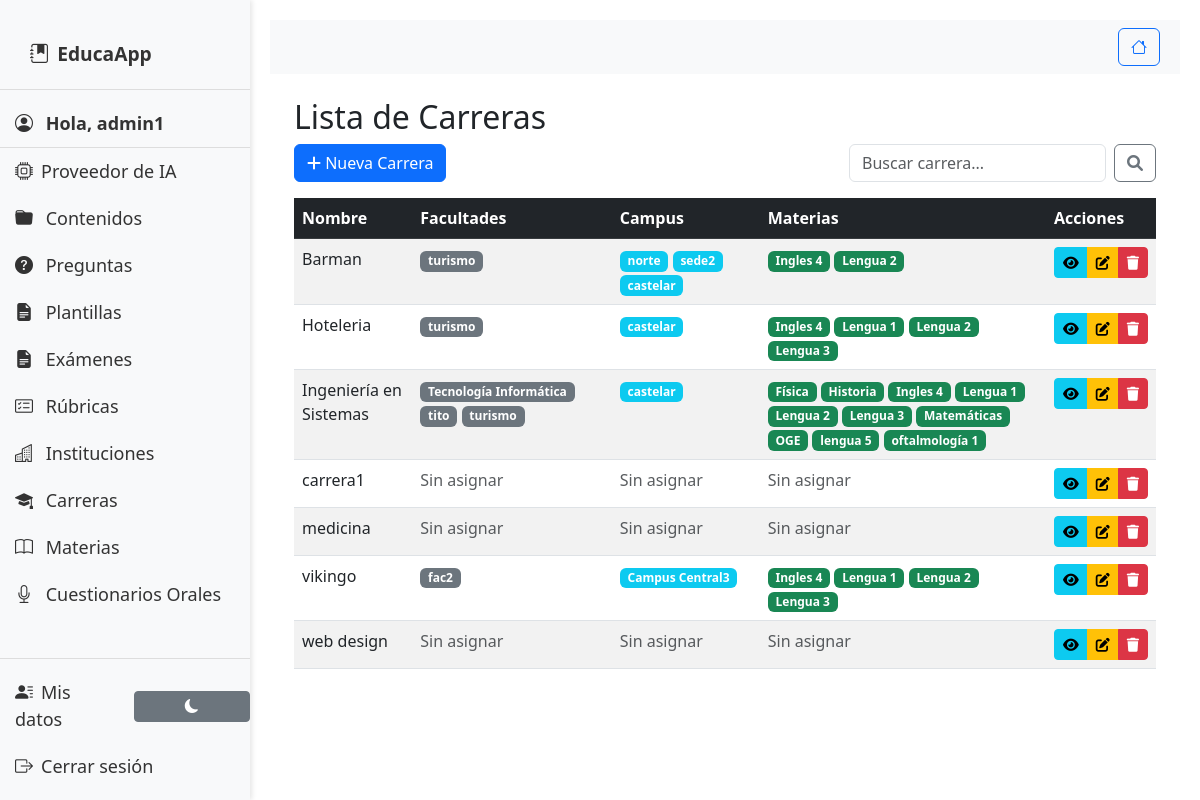
Before: /careers/ (signed in) with the older database file.
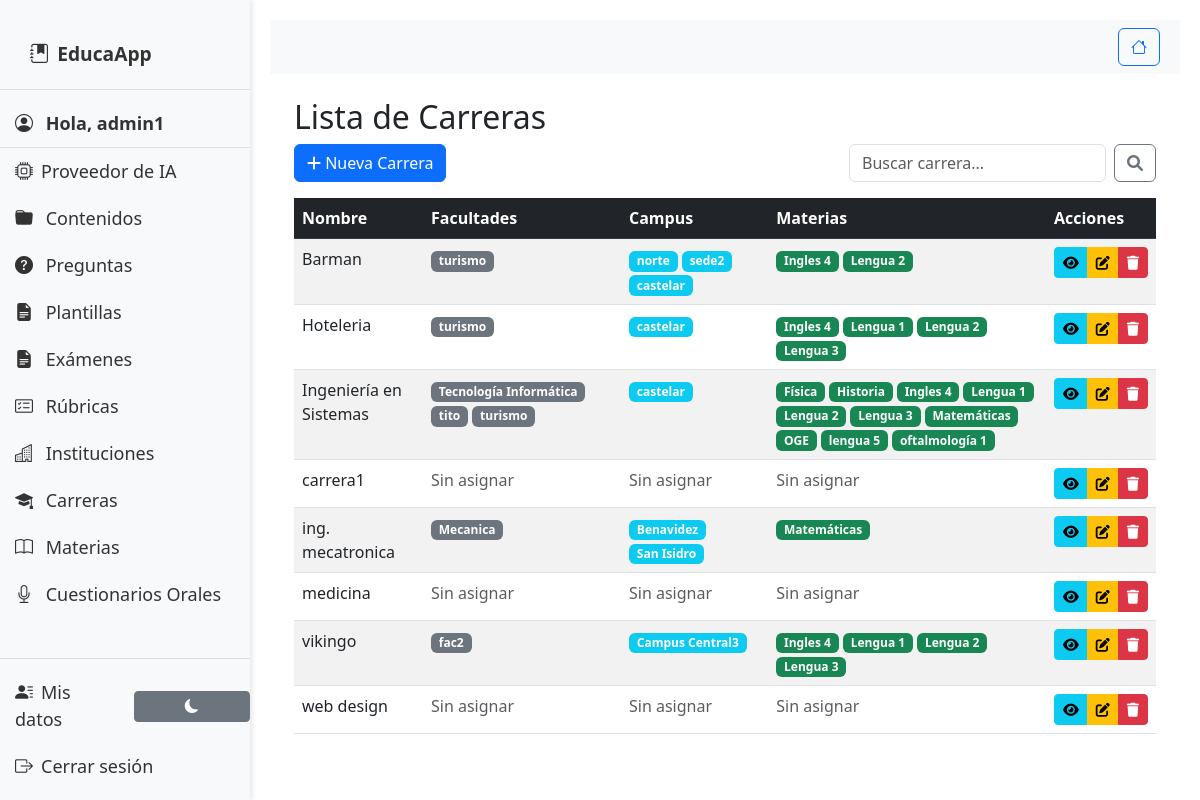
After: the same page with the newer database file.
### material/models.py (models this page shows, shortened)
class Career(models.Model):
    name = models.CharField(
        max_length=255,
        verbose_name="Nombre de la Carrera",
        unique=True,
        help_text="Nombre completo de la carrera"
    )
    faculties = models.ManyToManyField(
        FacultyV2,
        blank=True,
        verbose_name="Facultades",
        related_name="career_faculties"  # related_name único
    )
    subjects = models.ManyToManyField(
        Subject,
        blank=True,
        verbose_name="Materias",
        related_name="career_subjects"  # related_name único
    )
    campus = models.ManyToManyField(
        CampusV2,
        blank=True,
        verbose_name="Campus",
        related_name="career_campuses"  # related_name único
    )
    created_at = models.DateTimeField(
        auto_now_add=True,
        verbose_name="Fecha de creación"
    )
    updated_at = models.DateTimeField(
        auto_now=True,
        verbose_name="Última actualización"
    )
    class Meta:
        verbose_name = "Carrera"
        verbose_name_plural = "Carreras"
        ordering = ['name']
        indexes = [
            models.Index(fields=['name']),
        ]

class FacultyV2(models.Model):
    institution = models.ForeignKey(
        InstitutionV2,
        on_delete=models.CASCADE,
        related_name='facultyv2_set',
        verbose_name="Institución"
    )
    name = models.CharField(
        max_length=255,
        verbose_name="Nombre de la Facultad",
        help_text="Nombre de la facultad"
    )
    is_active = models.BooleanField(
        default=True,
        verbose_name="Activa",
        help_text="Indica si la facultad está activa"
    )
    created_at = models.DateTimeField(auto_now_add=True)
    updated_at = models.DateTimeField(auto_now=True)
    class Meta:
        verbose_name = "Facultad"
        verbose_name_plural = "Facultades"
        ordering = ['name']
        unique_together = ['institution', 'name']

class CampusV2(models.Model):
    institution = models.ForeignKey(
        InstitutionV2,
        on_delete=models.CASCADE,
        related_name='campusv2_set',
        verbose_name="Institución"
    )
    name = models.CharField(
        max_length=255,
        verbose_name="Nombre de la Sede",
        help_text="Nombre de la sede"
    )
    address = models.TextField(
        verbose_name="Dirección",
        help_text="Dirección completa de la sede",
        blank=True,
        null=True
    )
    is_active = models.BooleanField(
        default=True,
        verbose_name="Activa",
        help_text="Indica si la sede está activa"
    )
    created_at = models.DateTimeField(auto_now_add=True)
    updated_at = models.DateTimeField(auto_now=True)
    class Meta:
        verbose_name = "Sede V2"
        verbose_name_plural = "Sedes V2"
        constraints = [
            models.UniqueConstraint(
                fields=['institution', 'name'],
                name='unique_campus_name_per_institution'
            )
        ]

class Subject(models.Model):
    name = models.CharField(max_length=100)
    careers = models.ManyToManyField('Career', related_name='subject_careers')
    created_at = models.DateTimeField(auto_now_add=True)
    updated_at = models.DateTimeField(auto_now=True)
    learning_outcomes = models.TextField(
        blank=True,
        null=True,
        help_text="Legacy field - almacena outcomes en texto o JSON"
    )
    class Meta:
        db_table = 'material_subjects'
        verbose_name = 'Subject'
        verbose_name_plural = 'Subjects'
        ordering = ['name']

### material/views.py (the view)
# urls.py: path('careers/', material_views.career_list, name='career_list'),
@login_required
def career_list(request):
    careers = Career.objects.all().prefetch_related('faculties', 'campus', 'subjects')
    return render(request, 'material/careers/list.html', {'careers': careers})

### material/templatetags/message_tags.py (called while the page is built)
@register.simple_tag(takes_context=True)
def get_filtered_messages(context, categories=None):
    request = context['request']
    messages = get_messages(request)
    messages_list = list(messages)
    if categories:
        if isinstance(categories, str):
            category_list = [cat.strip() for cat in categories.split(',')]
        else:
            category_list = [categories]
        filtered_messages = []
        for message in messages_list:
            message_tags = message.extra_tags if message.extra_tags else 'general'
            message_categories = [tag.strip() for tag in message_tags.split(',')]
            if any(cat in category_list for cat in message_categories):
                filtered_messages.append(message)
        return filtered_messages
    else:
        return messages_list

@register.inclusion_tag('material/components/messages.html', takes_context=True)
def show_messages(context, categories=None):
    filtered_messages = get_filtered_messages(context, categories)
    return {'messages': filtered_messages}

### material/templates/material/careers/list.html (shortened to what this page needs)
{% extends 'material/base.html' %}
{% load crispy_forms_tags %}
{% block content %}
<div class="container mt-4">
    <h2>Lista de Carreras</h2>
    <div class="d-flex justify-content-between mb-3">
        <a href="{% url 'material:career_create_simple' %}" class="btn btn-primary">
            <i class="fas fa-plus"></i> Nueva Carrera
        </a>
        <form method="get" class="d-flex">
            <input type="text" name="q" class="form-control me-2" placeholder="Buscar carrera..."
                   value="{{ request.GET.q }}">
            <button type="submit" class="btn btn-outline-secondary">
                <i class="fas fa-search"></i>
            </button>
        </form>
    </div>
    <div class="table-responsive">
        <table class="table table-striped table-hover">
            <thead class="table-dark">
                <tr>
                    <th>Nombre</th>
                    <th>Facultades</th>
                    <th>Campus</th>
                    <th>Materias</th>
                    <th>Acciones</th>
                </tr>
            </thead>
            <tbody>
                {% for career in careers %}
                <tr>
                    <td>{{ career.name }}</td>
                    <td>
                        {% for faculty in career.faculties.all %}
                        <span class="badge bg-secondary">{{ faculty.name }}</span>
                        {% empty %}
                        <span class="text-muted">Sin asignar</span>
                        {% endfor %}
                    </td>
                    <td>
                        {% for campus in career.campus.all %}
                        <span class="badge bg-info">{{ campus.name }}</span>
                        {% empty %}
                        <span class="text-muted">Sin asignar</span>
                        {% endfor %}
                    </td>
                    <td>
                        {% for subject in career.subjects.all %}
                        <span class="badge bg-success">{{ subject.name }}</span>
                        {% empty %}
                        <span class="text-muted">Sin asignar</span>
                        {% endfor %}
                    </td>
                    <td>
                        <div class="btn-group" role="group">
                            <a href="{% url 'material:career_detail' pk=career.pk %}"
                               class="btn btn-sm btn-info" title="Ver detalles">
                                <i class="fas fa-eye"></i>
                            </a>
                            <a href="{% url 'material:career_associations' pk=career.pk %}"
                               class="btn btn-sm btn-warning" title="Editar carrera">
                                <i class="fas fa-edit"></i>
                            </a>
                            <a href="{% url 'material:delete_career' pk=career.pk %}"
                               class="btn btn-sm btn-danger" title="Eliminar">
                                <i class="fas fa-trash"></i>
                            </a>
                        </div>
                    </td>
                </tr>
                {% empty %}
                <tr>
                    <td colspan="5" class="text-center">No hay carreras registradas</td>
                </tr>
                {% endfor %}
            </tbody>
        </table>
    </div>
</div>
{% endblock %}

Changed rows visible on the page:
added Career: name "ing. mecatronica", Subject (name "Matemáticas")
added FacultyV2: name "Mecanica", shown under "ing. mecatronica"
added CampusV2: name "Benavidez", shown under "ing. mecatronica"
added CampusV2: name "San Isidro", shown under "ing. mecatronica"
